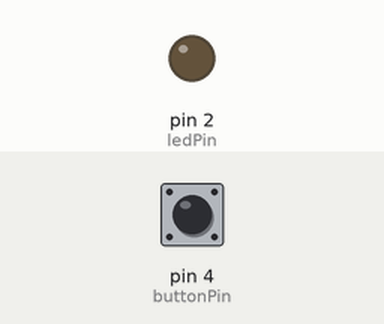
This sketch was run on a simulated Arduino Uno, built with avr-gcc and run on an emulated ATmega328P. Shown: output pins drawn as LEDs (lit = HIGH). The inputs (shaded band) are chosen by the test bench; at power-on: pin 4 (buttonPin) HIGH.

Above: at 1.2 s.
1.3 s: pin 4 (buttonPin) pulled LOW for 0.15 s
At 1.7 s:
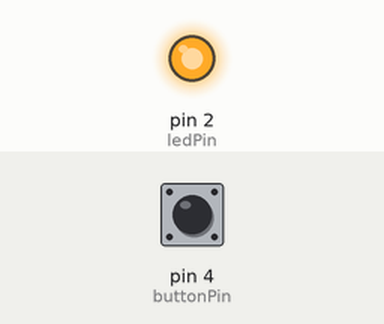
2.9 s: pin 4 (buttonPin) pulled LOW for 1 s
At 4.1 s:
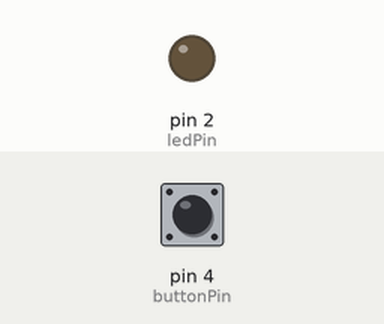
5.4 s: pin 4 (buttonPin) pulled LOW for 3.2 s
At 6.0 s:
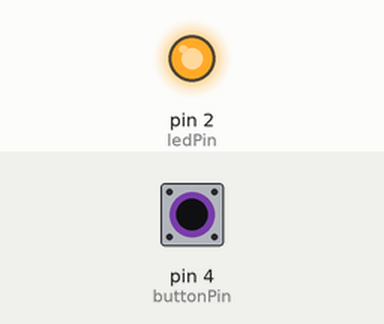
Timing chart, 0 to 8.4 s (numbered marks = the images above; inputs shaded):
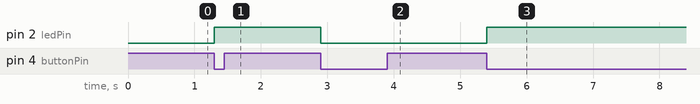

Measured:
- after the input at 1.3 s, pin 2 (ledPin): LOW → HIGH at once
- after the input at 2.9 s, pin 2 (ledPin): HIGH → LOW at once
- after the input at 5.4 s, pin 2 (ledPin): LOW → HIGH at once

The sketch:

one-button.ino
```cpp
const int ledPin = 2;     // LED pin
const int buttonPin = 4;  // Button pin

bool ledState = false;    // Current LED state
bool lastButton = HIGH;   // Previous button state

void setup() {
  pinMode(ledPin, OUTPUT);
  pinMode(buttonPin, INPUT_PULLUP);  // Button to GND
}

void loop() {
  bool button = digitalRead(buttonPin);

  // Detect button press (HIGH → LOW)
  if (lastButton == HIGH && button == LOW) {
    ledState = !ledState;           // Toggle LED state
    digitalWrite(ledPin, ledState); // Update LED
    delay(200);                     // Debounce delay
  }

  lastButton = button;
}
```
